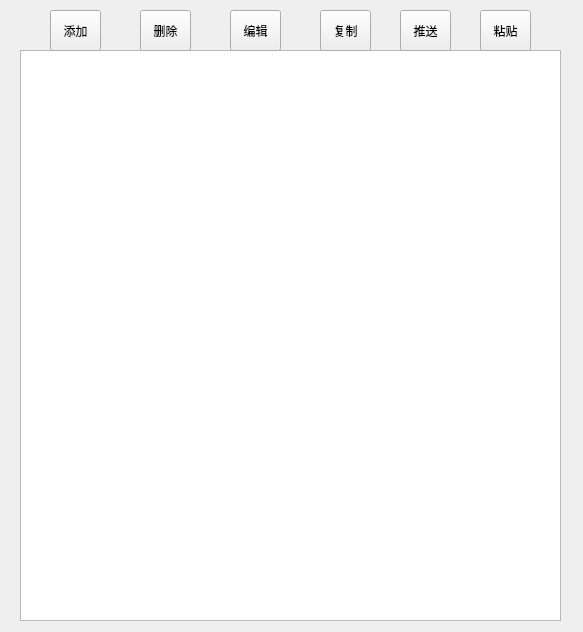
<?xml version="1.0" encoding="UTF-8"?>
<ui version="4.0">
 <class>Dialog</class>
 <widget class="QDialog" name="Dialog">
  <property name="geometry">
   <rect>
    <x>0</x>
    <y>0</y>
    <width>583</width>
    <height>632</height>
   </rect>
  </property>
  <property name="windowTitle">
   <string>Dialog</string>
  </property>
  <widget class="QListWidget" name="listWidget">
   <property name="geometry">
    <rect>
     <x>20</x>
     <y>50</y>
     <width>541</width>
     <height>571</height>
    </rect>
   </property>
  </widget>
  <widget class="QToolButton" name="toolButton">
   <property name="geometry">
    <rect>
     <x>50</x>
     <y>10</y>
     <width>51</width>
     <height>41</height>
    </rect>
   </property>
   <property name="text">
    <string>添加</string>
   </property>
  </widget>
  <widget class="QToolButton" name="toolButton_2">
   <property name="geometry">
    <rect>
     <x>140</x>
     <y>10</y>
     <width>51</width>
     <height>41</height>
    </rect>
   </property>
   <property name="text">
    <string>删除</string>
   </property>
  </widget>
  <widget class="QToolButton" name="toolButton_3">
   <property name="geometry">
    <rect>
     <x>230</x>
     <y>10</y>
     <width>51</width>
     <height>41</height>
    </rect>
   </property>
   <property name="text">
    <string>编辑</string>
   </property>
  </widget>
  <widget class="QToolButton" name="toolButton_4">
   <property name="geometry">
    <rect>
     <x>320</x>
     <y>10</y>
     <width>51</width>
     <height>41</height>
    </rect>
   </property>
   <property name="text">
    <string>复制</string>
   </property>
  </widget>
  <widget class="QToolButton" name="toolButton_5">
   <property name="geometry">
    <rect>
     <x>400</x>
     <y>10</y>
     <width>51</width>
     <height>41</height>
    </rect>
   </property>
   <property name="text">
    <string>推送</string>
   </property>
  </widget>
  <widget class="QToolButton" name="toolButton_6">
   <property name="geometry">
    <rect>
     <x>480</x>
     <y>10</y>
     <width>51</width>
     <height>41</height>
    </rect>
   </property>
   <property name="text">
    <string>粘贴</string>
   </property>
  </widget>
 </widget>
 <resources/>
 <connections/>
</ui>
